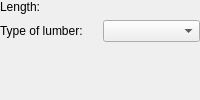
     <widget class="QWidget" name="Page1_box">
      <layout class="QGridLayout" name="_3">
       <property name="leftMargin">
        <number>0</number>
       </property>
       <property name="topMargin">
        <number>0</number>
       </property>
       <property name="rightMargin">
        <number>0</number>
       </property>
       <property name="bottomMargin">
        <number>0</number>
       </property>
       <property name="spacing">
        <number>6</number>
       </property>
       <item row="1" column="0">
        <spacer>
         <property name="orientation">
          <enum>Qt::Vertical</enum>
         </property>
         <property name="sizeType">
          <enum>QSizePolicy::Expanding</enum>
         </property>
         <property name="sizeHint" stdset="0">
          <size>
           <width>0</width>
           <height>0</height>
          </size>
         </property>
        </spacer>
       </item>
       <item row="0" column="0">
        <layout class="QGridLayout" name="_4">
         <property name="leftMargin">
          <number>0</number>
         </property>
         <property name="topMargin">
          <number>0</number>
         </property>
         <property name="rightMargin">
          <number>0</number>
         </property>
         <property name="bottomMargin">
          <number>0</number>
         </property>
         <property name="spacing">
          <number>6</number>
         </property>
         <item row="0" column="0">
          <widget class="QLabel" name="textLabel2">
           <property name="text">
            <string>Length:</string>
           </property>
          </widget>
         </item>
         <item row="0" column="2">
          <widget class="Gui::QuantitySpinBox" name="boxLength" native="true">
           <property name="unit" stdset="0">
            <string notr="true">mm</string>
           </property>
           <property name="value" stdset="0">
            <double>10.000000000000000</double>
           </property>
          </widget>
         </item>
         <item row="1" column="2">
          <widget class="QComboBox" name="boxType"/>
         </item>
         <item row="1" column="0">
          <widget class="QLabel" name="label_16">
           <property name="text">
            <string>Type of lumber:</string>
           </property>
          </widget>
         </item>
        </layout>
       </item>
      </layout>
     </widget>
